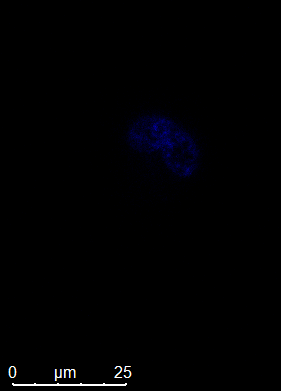
#> input picture nucleus.jpeg, 281 x 391 px
$ jupyter execute 'K-means Based on given colours.ipynb'
#> lines starting #> are read from the running program, lines starting #| are printed output that depends on the picture
[cell 1]
import matplotlib.pyplot as plt
import numpy as np
import cv2

[cell 2]
im =  cv2.imread('nucleus.jpeg') # Reads an image into BGR Format
#> im is the input picture: shape (391, 281, 3); mean B, G, R 2.2, 1, 1

im = cv2.cvtColor(im,cv2.COLOR_BGR2RGB)
original_shape = im.shape
#> original_shape = (391, 281, 3)
print(im.shape)
#| (391, 281, 3)

[cell 3]
plt.imshow(im)
plt.show()

[cell 4]
# Flatten Each channel of the Image
all_pixels  = im.reshape((-1,3))
print(all_pixels.shape)
#| (109871, 3)

[cell 5]
from sklearn.cluster import KMeans
dominant_colors = 4

km = KMeans(n_clusters=dominant_colors)
km.fit(all_pixels)

[cell 6]
centers = km.cluster_centers_
print(centers) # In RGB Format

[cell 7]
# Convert to Integer format
centers = np.array(centers,dtype='uint8')
print(centers)

[cell 8]
i = 1

plt.figure(0,figsize=(8,2))

# Storing info in color array
colors = []

for each_col in centers:
    plt.subplot(1,4,i)
    plt.axis("off")
    i+=1

    colors.append(each_col)

    # Color Swatch
    a = np.zeros((100,100,3),dtype='uint8')
    a[:,:,:] = each_col
    plt.imshow(a)

plt.show()
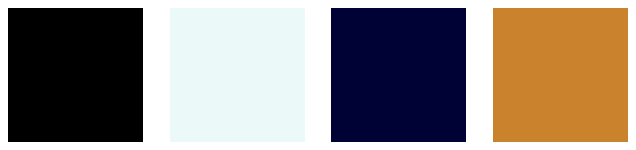
#> figure drawn by matplotlib, 4 panels

[cell 9]
new_img = np.zeros((391*281,3),dtype='uint8')
print(new_img.shape)

[cell 10]
colors

[cell 11]
km.labels_

[cell 12]
# Iterate over the image
for ix in range(new_img.shape[0]):
    new_img[ix] = colors[km.labels_[ix]]

new_img = new_img.reshape((original_shape))
plt.imshow(new_img)
plt.show()
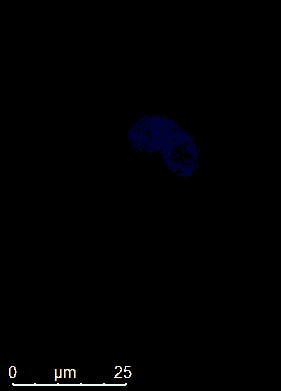
#> shown: shape (391, 281, 3); mean R, G, B 1, 1, 1.9

$ run again, with cell.jpeg copied over nucleus.jpeg
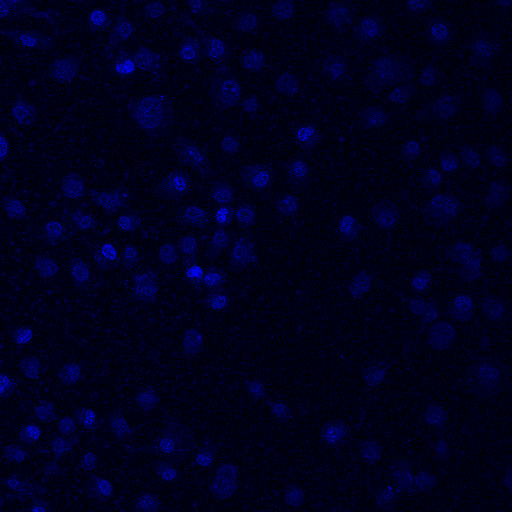
#> input picture cell.jpeg, 512 x 512 px
#> im is the input picture: shape (512, 512, 3); mean B, G, R 30.5, 0, 0
#| (512, 512, 3)
#| (262144, 3)
#> `plt.show()`:
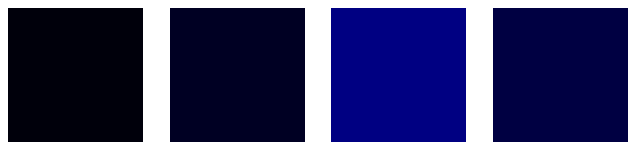
#> figure drawn by matplotlib, 4 panels

$ run again, with Extracts_0%_t00_ch00.tif saved as nucleus.jpeg
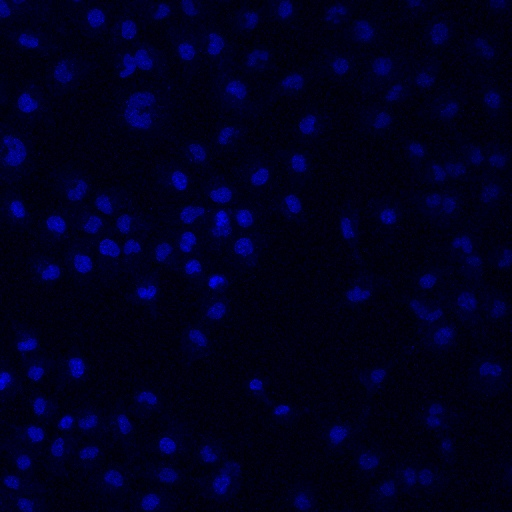
#> input picture Extracts_0%_t00_ch00.tif, 512 x 512 px
#> im is the input picture: shape (512, 512, 3); mean B, G, R 31, 0.6, 0.8
#| (512, 512, 3)
#| (262144, 3)
#> `plt.show()`:
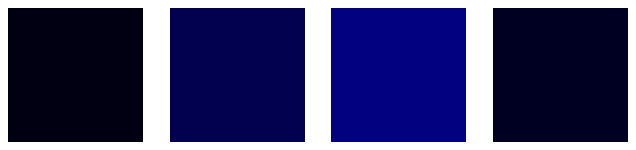
#> figure drawn by matplotlib, 4 panels
